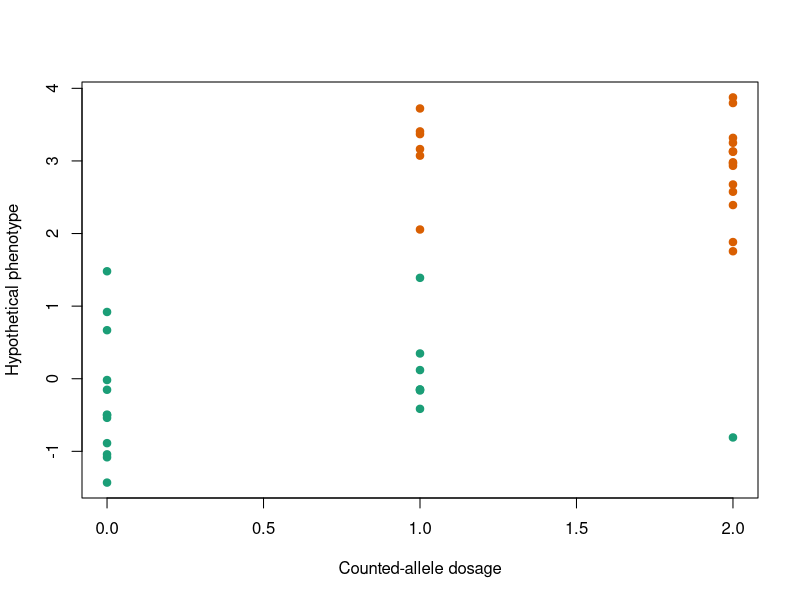

Generate this figure with R:
## ---- chunk 1
set.seed(1301)
ancestry <- rep(c(0,1),each=20)
g <- rbinom(40,2,ifelse(ancestry==0,.2,.8))
y <- 3*ancestry+rnorm(40)
unadjusted <- lm(y~g)
adjusted <- lm(y~g+ancestry)
c(unadjusted_marker=coef(unadjusted)["g"],adjusted_marker=coef(adjusted)["g"])
stopifnot(qr(model.matrix(adjusted))$rank==3)
plot(g,y,col=ifelse(ancestry==0,"#1b9e77","#d95f02"),pch=19,
 xlab="Counted-allele dosage",ylab="Hypothetical phenotype")
## ---- chunk 2
set.seed(1302)
g1 <- rbinom(100,2,.4)
g2 <- g1;g2[1:12] <- rbinom(12,2,.4)
y <- .8*g1+rnorm(100)
c(dosage_correlation=cor(g1,g2),
 marginal_g1=coef(lm(y~g1))[2],marginal_g2=coef(lm(y~g2))[2])
coef(summary(lm(y~g1+g2)))
